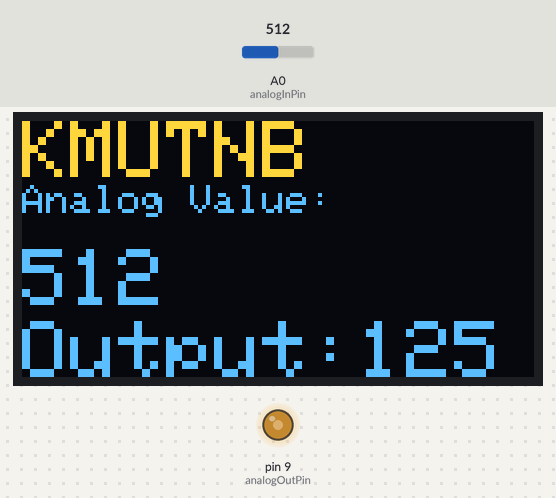
Bench run of a sketch on a simulated Arduino Uno, built with avr-gcc and run on an emulated ATmega328P. On the bench: 128×64 one-colour display, output pins drawn as LEDs (lit = HIGH). Inputs (shaded band) come from the test bench; at power-on: A0 (analogInPin) = 512. The OLED is the two-colour kind (top 16 rows yellow); what the sketch prints to the serial monitor is not drawn.

Above: at 1.8 s.
1.9 s: A0 (analogInPin) set to 716
At 3.3 s:
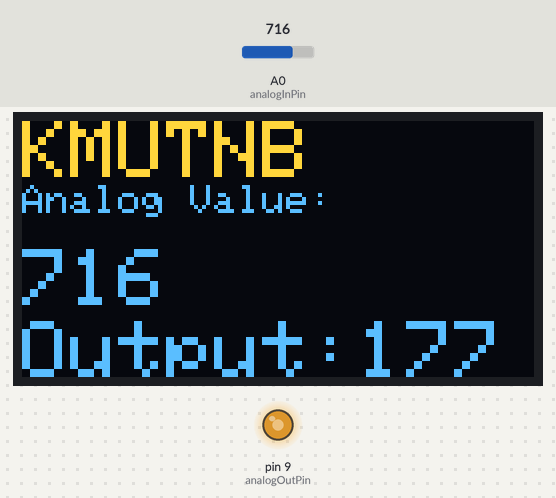
3.6 s: A0 (analogInPin) set to 900
At 5.2 s:
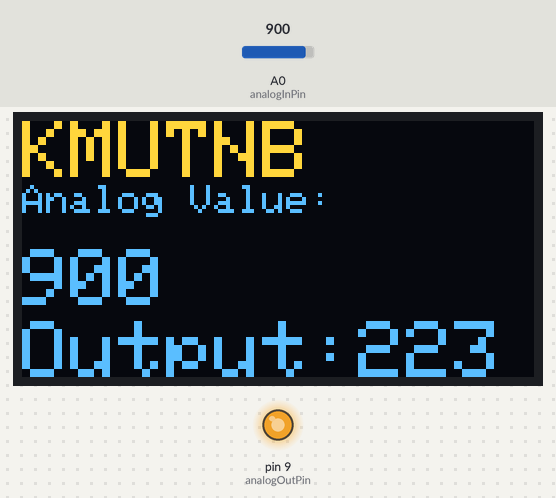
5.7 s: A0 (analogInPin) set to 122
At 6.8 s:
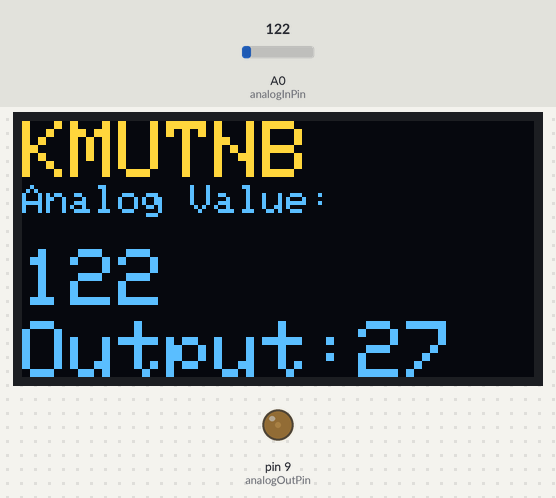
7.7 s: A0 (analogInPin) set to 306
At 9.6 s:
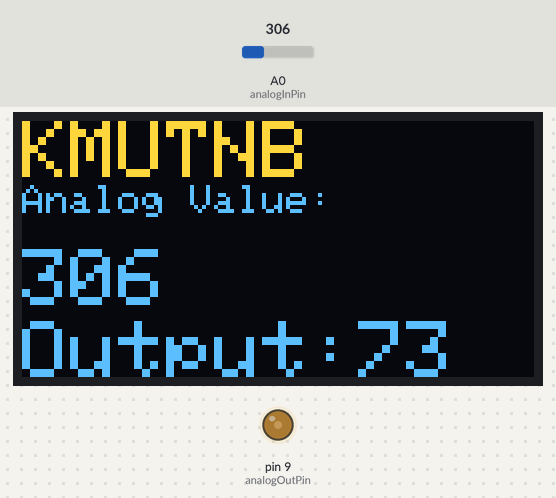
Timing chart, 0 to 10.8 s (numbered marks = the images above; inputs shaded):
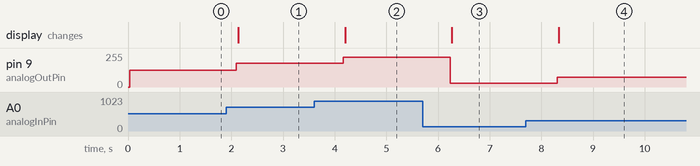

The sketch:

testOLEDAnalog.ino
```cpp
#include <SPI.h>
#include <Wire.h>
#include <Adafruit_GFX.h>
#include <Adafruit_SSD1306.h>

#define SCREEN_WIDTH 128
#define SCREEN_HEIGHT 64
#define OLED_RESET -1
Adafruit_SSD1306 OLED(SCREEN_WIDTH, SCREEN_HEIGHT, &Wire, OLED_RESET);

const int analogInPin = A0;
const int analogOutPin = 9;

int sensorValue = 0;
int outputValue = 0;

void setup() {
  Serial.begin(9600);

  if (!OLED.begin(SSD1306_SWITCHCAPVCC, 0x3C)) {
    Serial.println("SSD1306 allocation failed");
  } else {
    Serial.println("KMUTNB Start Work !!!");
  }
}

void loop() {
  sensorValue = analogRead(analogInPin);
  outputValue = map(sensorValue, 13, 1024, 0, 255);
  analogWrite(analogOutPin, outputValue);

  Serial.print("sensor = ");
  Serial.print(sensorValue);
  Serial.print("\t output = ");
  Serial.println(outputValue);

  OLED.clearDisplay();
  OLED.setTextColor(WHITE, BLACK);
  OLED.setCursor(0, 0);
  OLED.setTextSize(2);
  OLED.println("KMUTNB");

  OLED.setTextSize(1);
  OLED.print("Analog Value:");
  OLED.setCursor(0, 32);
  OLED.setTextSize(2);
  OLED.println(sensorValue);

  OLED.setCursor(0, 50);
  OLED.setTextSize(2);
  OLED.print("Output:");
  OLED.println(outputValue);

  OLED.display();

  delay(1000);
}
```

Measured:
- after the input at 1.9 s, pin 9 (analogOutPin): 125/255 → 177/255 after 0.20 s; the display: changes after 0.23 s (image 1)
- after the input at 3.6 s, pin 9 (analogOutPin): 177/255 → 223/255 after 0.57 s; the display: changes after 0.60 s (image 2)
- after the input at 5.7 s, pin 9 (analogOutPin): 223/255 → 27/255 after 0.54 s; the display: changes after 0.57 s (image 3)
- after the input at 7.7 s, pin 9 (analogOutPin): 27/255 → 73/255 after 0.60 s; the display: changes after 0.64 s (image 4)
